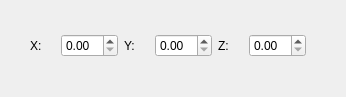
<?xml version="1.0" encoding="UTF-8"?>
<ui version="4.0">
 <class>position</class>
 <widget class="QDialog" name="position">
  <property name="geometry">
   <rect>
    <x>0</x>
    <y>0</y>
    <width>346</width>
    <height>97</height>
   </rect>
  </property>
  <property name="sizePolicy">
   <sizepolicy hsizetype="Fixed" vsizetype="Fixed">
    <horstretch>0</horstretch>
    <verstretch>0</verstretch>
   </sizepolicy>
  </property>
  <property name="windowTitle">
   <string>Dialog</string>
  </property>
  <widget class="QWidget" name="layoutWidget">
   <property name="geometry">
    <rect>
     <x>30</x>
     <y>30</y>
     <width>276</width>
     <height>31</height>
    </rect>
   </property>
   <layout class="QHBoxLayout" name="horizontalLayout_4">
    <item>
     <layout class="QHBoxLayout" name="horizontalLayout">
      <item>
       <widget class="QLabel" name="label">
        <property name="text">
         <string>X:</string>
        </property>
       </widget>
      </item>
      <item>
       <widget class="QDoubleSpinBox" name="doubleSpinBox"/>
      </item>
     </layout>
    </item>
    <item>
     <layout class="QHBoxLayout" name="horizontalLayout_2">
      <item>
       <widget class="QLabel" name="label_2">
        <property name="text">
         <string>Y:</string>
        </property>
       </widget>
      </item>
      <item>
       <widget class="QDoubleSpinBox" name="doubleSpinBox_2"/>
      </item>
     </layout>
    </item>
    <item>
     <layout class="QHBoxLayout" name="horizontalLayout_3">
      <item>
       <widget class="QLabel" name="label_3">
        <property name="text">
         <string>Z:</string>
        </property>
       </widget>
      </item>
      <item>
       <widget class="QDoubleSpinBox" name="doubleSpinBox_3"/>
      </item>
     </layout>
    </item>
   </layout>
  </widget>
 </widget>
 <resources/>
 <connections/>
</ui>
